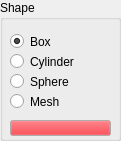
      <widget class="QGroupBox" name="groupBox_shape_viz">
       <property name="geometry">
        <rect>
         <x>240</x>
         <y>260</y>
         <width>121</width>
         <height>141</height>
        </rect>
       </property>
       <property name="title">
        <string>Shape</string>
       </property>
       <widget class="QRadioButton" name="radioButton_box_viz">
        <property name="geometry">
         <rect>
          <x>10</x>
          <y>30</y>
          <width>112</width>
          <height>23</height>
         </rect>
        </property>
        <property name="text">
         <string>Box</string>
        </property>
        <property name="checked">
         <bool>true</bool>
        </property>
       </widget>
       <widget class="QRadioButton" name="radioButton_cylinder_viz">
        <property name="geometry">
         <rect>
          <x>10</x>
          <y>50</y>
          <width>112</width>
          <height>23</height>
         </rect>
        </property>
        <property name="text">
         <string>Cylinder</string>
        </property>
       </widget>
       <widget class="QRadioButton" name="radioButton_sphere_viz">
        <property name="geometry">
         <rect>
          <x>10</x>
          <y>70</y>
          <width>112</width>
          <height>23</height>
         </rect>
        </property>
        <property name="text">
         <string>Sphere</string>
        </property>
       </widget>
       <widget class="QRadioButton" name="radioButton_mesh_viz">
        <property name="geometry">
         <rect>
          <x>10</x>
          <y>90</y>
          <width>112</width>
          <height>23</height>
         </rect>
        </property>
        <property name="text">
         <string>Mesh</string>
        </property>
       </widget>
       <widget class="QToolButton" name="toolButton_color">
        <property name="geometry">
         <rect>
          <x>10</x>
          <y>120</y>
          <width>101</width>
          <height>16</height>
         </rect>
        </property>
        <property name="palette">
         <palette>
          <active>
           <colorrole role="Button">
            <brush brushstyle="SolidPattern">
             <color alpha="255">
              <red>224</red>
              <green>27</green>
              <blue>36</blue>
             </color>
            </brush>
           </colorrole>
          </active>
          <inactive>
           <colorrole role="Button">
            <brush brushstyle="SolidPattern">
             <color alpha="255">
              <red>224</red>
              <green>27</green>
              <blue>36</blue>
             </color>
            </brush>
           </colorrole>
          </inactive>
          <disabled>
           <colorrole role="Button">
            <brush brushstyle="SolidPattern">
             <color alpha="255">
              <red>224</red>
              <green>27</green>
              <blue>36</blue>
             </color>
            </brush>
           </colorrole>
          </disabled>
         </palette>
        </property>
        <property name="text">
         <string/>
        </property>
        <property name="checkable">
         <bool>false</bool>
        </property>
        <property name="checked">
         <bool>false</bool>
        </property>
       </widget>
      </widget>
